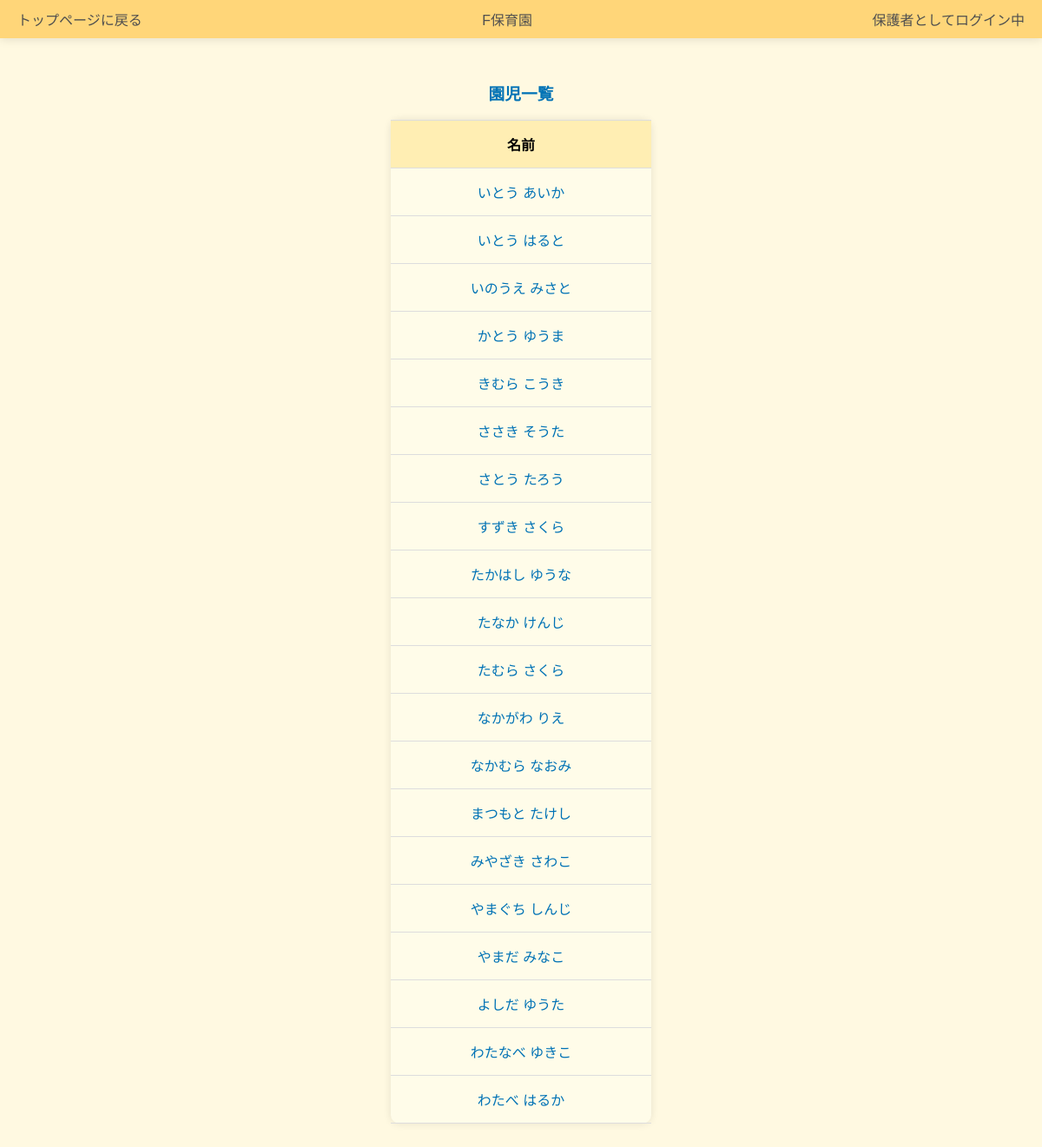
/selectchild.php, run on an earlier commit of the app's database.
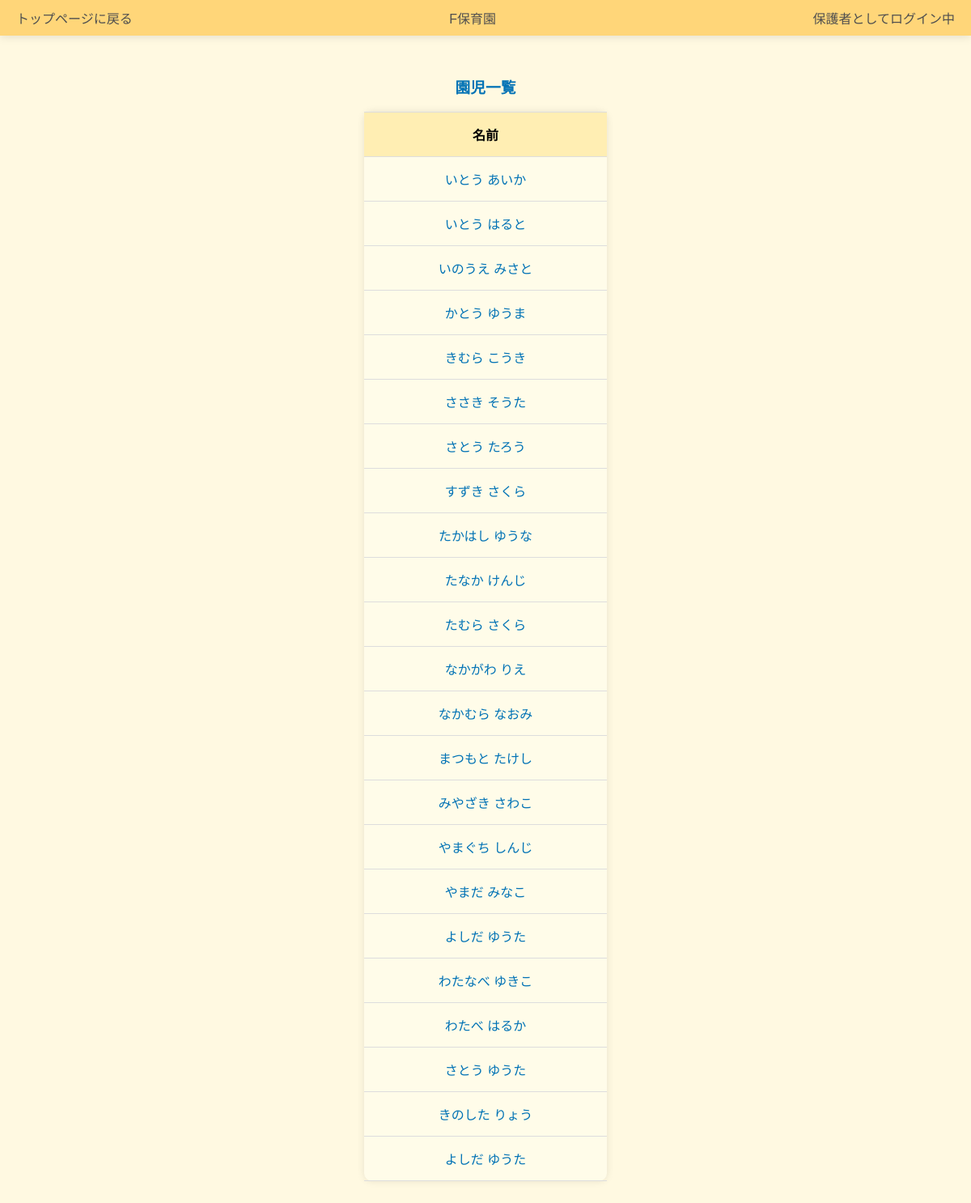
And on a later commit of the database.
### tables this page shows
CREATE TABLE children(
 	id MEDIUMINT UNSIGNED NOT NULL AUTO_INCREMENT,
	name VARCHAR(128),
	class VARCHAR(128),
 	PRIMARY KEY(id)
	);

### database.php (called while the page is built, shortened)
<?php
class Database{
    public function connect(){
        $db_host = $_ENV['DB_HOST'];
        $db_user = $_ENV['DB_USER'];
        $db_pass = $_ENV['DB_PASSWORD'];
        $db_name = $_ENV['DB_NAME'];
        $db_type = $_ENV['DB_TYPE'];
        $dsn = "$db_type:host=$db_host;dbname=$db_name;charset=utf8mb4";
        try{
            $pdo = new PDO($dsn, $db_user, $db_pass);
            $pdo -> setAttribute(PDO::ATTR_ERRMODE,
                    PDO::ERRMODE_EXCEPTION);
            $pdo->setAttribute(PDO::ATTR_EMULATE_PREPARES, false);
            return $pdo;
        }catch (PDOException $e) {
            exit($e->getMessage());
        }
    }
    function children(){
        $pdo = $this->connect();
        $sql = 'SELECT id, name FROM children';
        $stmt = $pdo->prepare($sql);
        $stmt->execute();
        $childrenNames = $stmt->fetchAll(PDO::FETCH_ASSOC);
        return $childrenNames;
    }
}

### selectchild.php (the view, shortened to what this page needs)
<?php
    require_once 'database.php';
    $database = new Database();
    $rows = $database->children();
?>
<!DOCTYPE html>
<html lang="ja">
<head>
    <link rel="stylesheet" href="css/selectchild.css">
    </head>
<body>
    <div class="header">
        <div class="header-left">
            <a href="index.php">トップページに戻る</a>
        </div>
        <div class="header-center">
            F保育園
        </div>
        <div class="header-right">
            保護者としてログイン中
        </div>
    </div>
    <table class="children-table">
        <caption><h3>園児一覧</h3></caption>
        <tr>
            <th>名前</th>
        </tr>
        <?php foreach($rows as $row): ?>
            <tr>
                <td><a href="childdetail.php?id=<?php echo $row['id'] ?>"><?php echo $row['name'] ?></a></td>
            </tr>
        <?php endforeach; ?>
    </table>
</body>
</html>

What changed in the data, as far as the page shows it:
added children: name "さとう ゆうた"
added children: name "きのした りょう"
added children: name "よしだ ゆうた"
